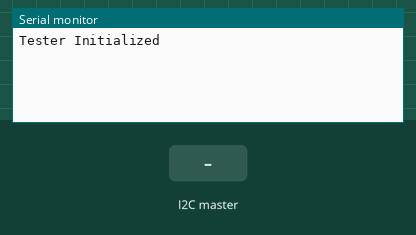
Recording of a sketch running on a simulated Arduino Uno, built with avr-gcc and run on an emulated ATmega328P. Shown: the last lines printed to the serial monitor. The inputs (shaded band) are chosen by the test bench.

Above: at 1.2 s.
1.3 s: the I2C master sends the byte 1
At 1.8 s:
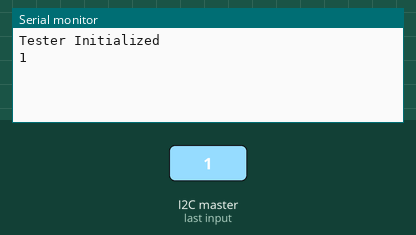
2.8 s: the I2C master sends the byte 0
At 4.2 s:
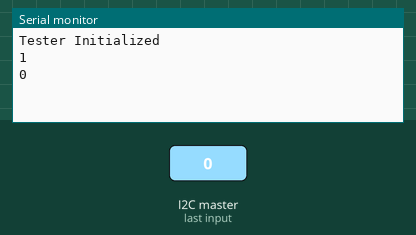

Measured:
- after the input at 1.3 s, the serial monitor: prints a new line at once (image 1)
- after the input at 2.8 s, the serial monitor: prints a new line at once (image 2)

The sketch:

i2c_receiver_tester.ino
```cpp
#include <Wire.h>
#define SELF_ADDRESS 98
void setup()
{
  Wire.begin(SELF_ADDRESS);
  Wire.onReceive(onRecv);
  Serial.begin(9600);
  Serial.println("Tester Initialized");
}

void loop()
{
}

void onRecv(int howMany)
{
  if (Wire.available())
  {
    byte recv = (byte) Wire.read();
    Serial.println(recv);
  }
}
```
